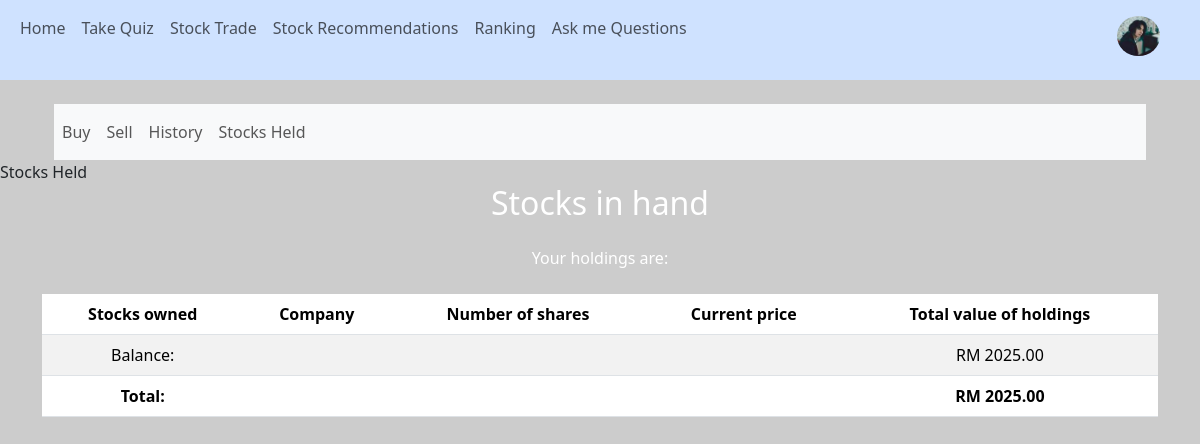
/trade/stocksHeld (signed in), run on the app's committed database.
### user/models.py (models this page shows, shortened)
class User(db.Model, UserMixin):
    id = db.Column(db.Integer, primary_key=True)
    email = db.Column(db.String(200), unique=True, nullable=False)
    username = db.Column(db.String(100), unique=True, nullable=False)
    password = db.Column(db.String(100), nullable=False)
    cash = db.Column(db.Float, default=1000.0)
    is_vip = db.Column(db.Boolean, default=False)
    bio = db.Column(db.String(200), default=None)
    profile_pic = db.Column(db.String(200), default="default_pfp.png")

### trade/views.py (the view, shortened to what this page needs)
@trade.route("/stocksHeld")
@login_required
def stocksHeld():
    try:
        user_id = current_user.id
        if not user_id:
            flash("You must be logged in to view this page.")
            return redirect(url_for("views.login"))
        user = User.query.get(user_id)
        if user is None:
            flash("User not found.")
            return redirect(url_for("views.login"))
        historyy = db.session.query(History.symbol, db.func.sum(History.shares).label('shares')).filter_by(user_id=user_id).group_by(History.symbol).all()
        portfolio = {}
        grandTotal = 0.0
        errors = []
        for error in errors:
            flash(error)
        return render_template("stocksHeld.html", cash=user.cash, portfolio=portfolio, grandTotal=grandTotal + user.cash)
    except SQLAlchemyError as e:
        flash(f"Database connection error: {e}")
        return redirect(url_for("trade.stocksHeld"))
    except Exception as e:
        flash(f"Unexpected error: {e}")
        return redirect(url_for("trade.stocksHeld"))

### trade/templates/stocksHeld.html (shortened to what this page needs)
<!DOCTYPE html>
{% include "navbar.html" %}
{% block main %}
<link rel="stylesheet" href="{{ url_for('trade.static', filename='style.css') }}">
<body class="trade-background">
    <div class="container text-center">
        <h2 class="text-center mb-4 header-white" align="center">Stocks in hand</h2>
        <p class="text-center mb-4 header-white" align="center">Your holdings are: </p>
        <table class="table table-striped">
            <thead>
                <tr>
                    <th>Stocks owned</th>
                    <th>Company</th>
                    <th>Number of shares</th>
                    <th>Current price</th>
                    <th>Total value of holdings</th>
                </tr>
            </thead>
            <tbody>
                <tr>
                    <td>Balance:</td>
                    <td colspan="3"></td>
                    <td>RM {{ "%.2f"|format(cash) }}</td>
                </tr>
            </tbody>
            <tfoot style="font-weight: bold" align="center">
                <td>Total:</td>
                <td colspan="3"></td>
                <td>RM {{ "%.2f"|format(grandTotal) }}</td>
            </tfoot>
        </table>
    </div>
{% endblock %}
</body>

### user/templates/layout.html (shortened to what this page needs)
<!DOCTYPE html>
<html lang="en">
<head>
    <link href="https://cdn.jsdelivr.net/npm/bootstrap@5.3.3/dist/css/bootstrap.min.css"
          rel="stylesheet"
>
</head>
<body>
<nav class="navbar navbar-expand-lg bg-body-tertiary bg-primary-subtle">
    <div class="container-fluid">
        <div class="collapse navbar-collapse" id="navbarNav">
            <ul class="navbar-nav">
                {% if current_user.is_authenticated %}
                    {% if current_user.is_vip %}
                        <li class="nav-item">
                            <a class="nav-link {% if current_page == 'home' %}active{% endif %}"
                               href="{{ url_for('trade.home') }}">Home</a>
                        </li>
                        <li class="nav-item">
                            <a class="nav-link {% if current_page == 'quiz' %}active{% endif %}"
                               href="{{ url_for('quiz.quiz_page') }}">Take Quiz</a>
                        </li>
                        <li class="nav-item">
                            <a class="nav-link {% if current_page == 'stocktrade' %}active{% endif %}"
                               href="{{ url_for('trade.stocktrade') }}">Stock Trade</a>
                        </li>
                        <li class="nav-item">
                            <a class="nav-link {% if current_page == 'recommendations' %}active{% endif %}"
                               href="{{ url_for('trade.recommendations') }}">Stock Recommendations</a>
                        </li>
                        <li class="nav-item">
                            <a class="nav-link" href="{{url_for('rank.ranking')}}">Ranking</a>
                        </li>
                        <li class="nav-item">
                            <a class="nav-link {% if current_page == 'chat' %}active{% endif %}"
                               href="{{ url_for('chatbot.chat') }}">Ask me Questions</a>&nbsp;&nbsp;&nbsp;&nbsp;&nbsp;&nbsp;&nbsp;&nbsp;&nbsp;&nbsp;&nbsp;&nbsp;&nbsp;&nbsp;&nbsp;&nbsp;
                        </li>
                    {% endif %}
                    <li class="nav-item ms-auto">
                        <a href="{{ url_for('views.profile') }}" class="nav-link">
                            <img src="{{ url_for('static', filename='assets/images/user_uploads/' + current_profile_pic) }}"
                                 alt="User Profile Picture" height="40" class="pro-img rounded-circle">
                        </a>
                    </li>
                {% endif %}
            </ul>
        </div>
    </div>
</nav>
<div class="container mt-4">
    {% block content %}{% endblock %}
</div>
</body>
</html>

### trade/static/style.css (style rules this page uses)
body { background-image: url("https://cdnlearnblog.etmoney.com/wp-content/uploads/2023/02/investing-at-market-high-1.jpg"); background-size: cover; background-color: #cccccc; }
.header-white { color: white; }
body.trade-background { background-image: url("https://www.fisdom.com/wp-content/uploads/2022/08/Shutterstock_2085892414.jpg"); background-size: cover; background-color: #cccccc; }

### data on the page
User: profile_pic (picture), cash "2025.00"

### other printed values
{{ "%.2f"|format(grandTotal) }} "2025.00"
